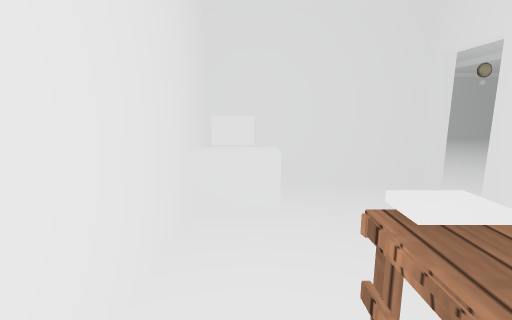
[1] (above)

22 first-person views from a walk through a Unity game level. The camera is 1.3 m above the floor, tilts 10° down and sees 85° across. The floor is counted in squares, 1 m on a side. Each view is taken from the middle of a square. On the plan, view 1 faces up. The plan holds only what a view shows up to about 13 squares ahead; the rest is blank. The player is left out. Door leaves are left out, so doorways stand open. Some surface patterns are stand-ins.

[2]
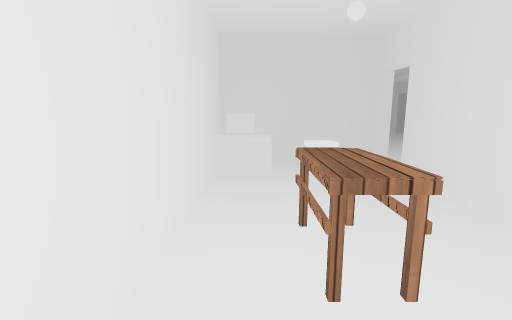

[3]
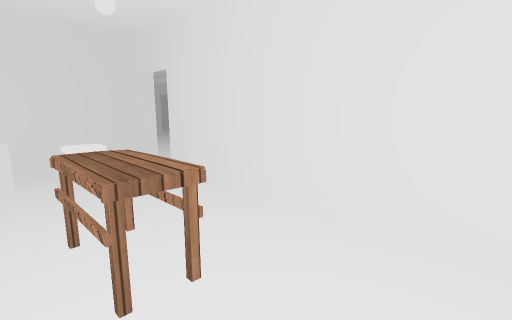

[4]
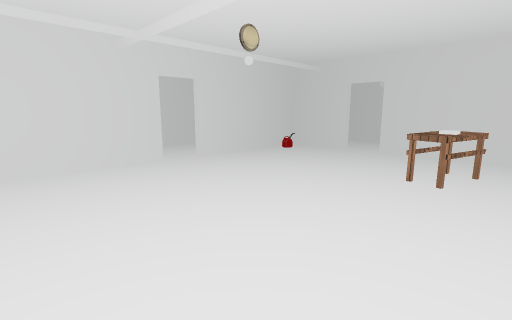

[5]
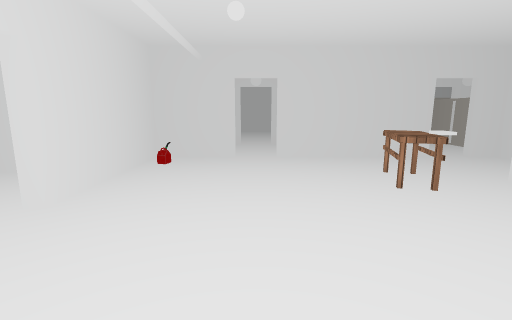

[6]
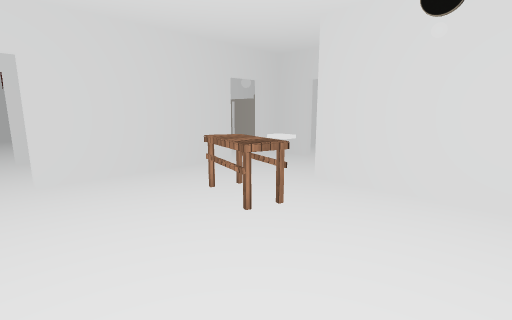

[7]
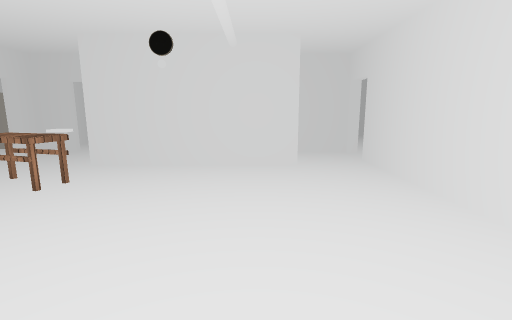

[8]
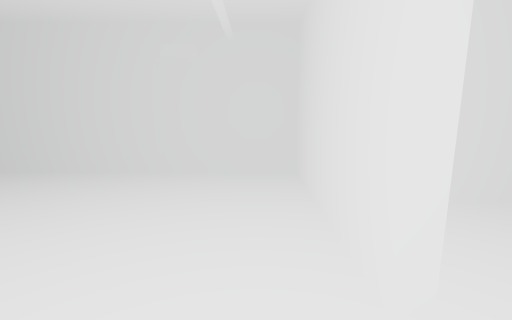

[9]
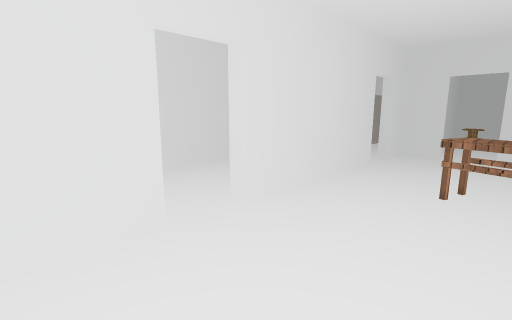

[10]
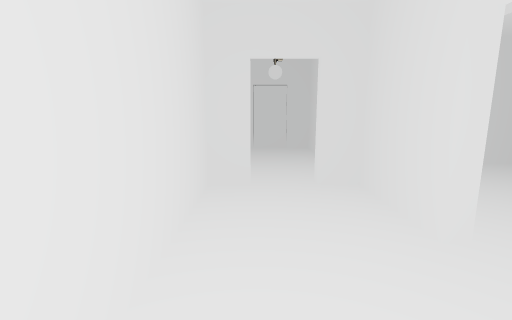

[11]
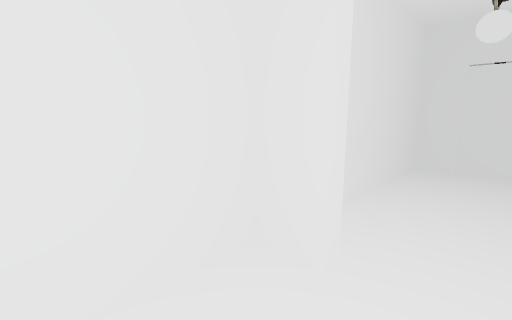

[12]
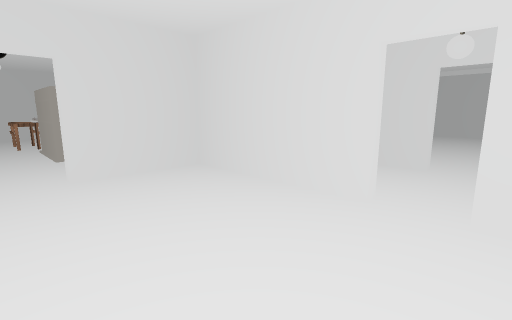

[13]
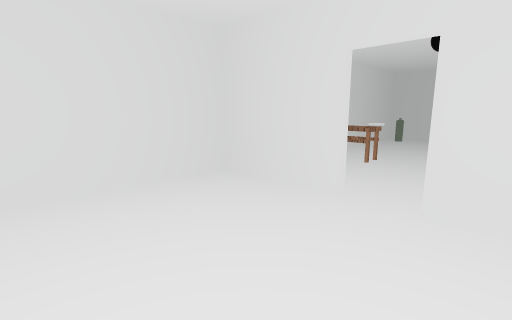

[14]
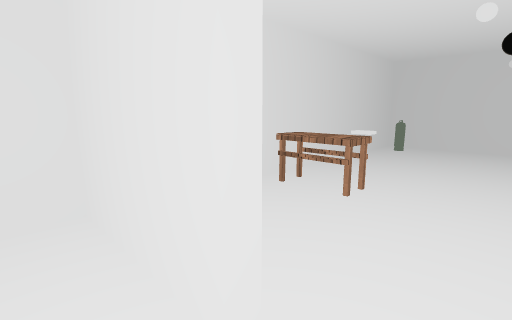

[15]
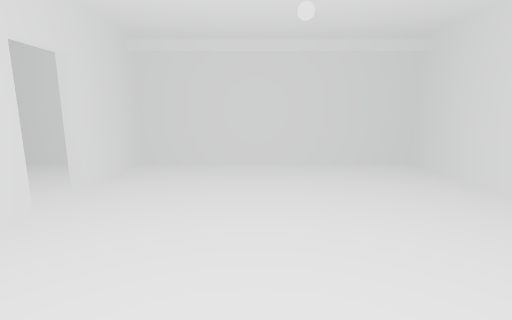

[16]
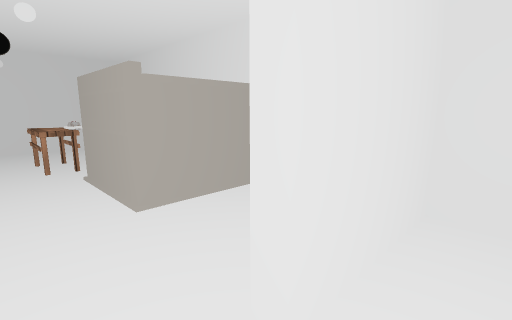

[17]
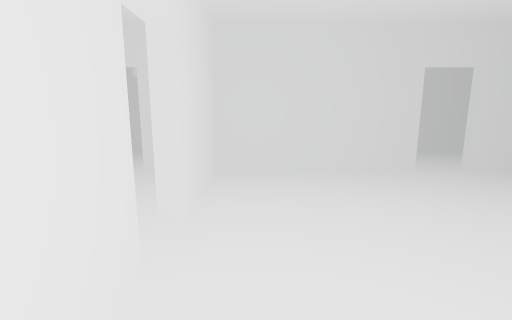

[18]
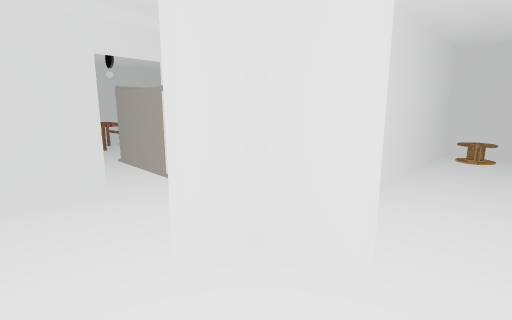

[19]
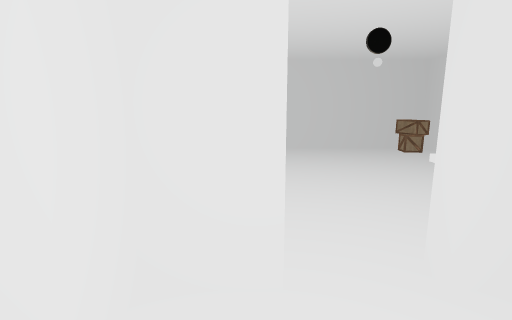

[20]
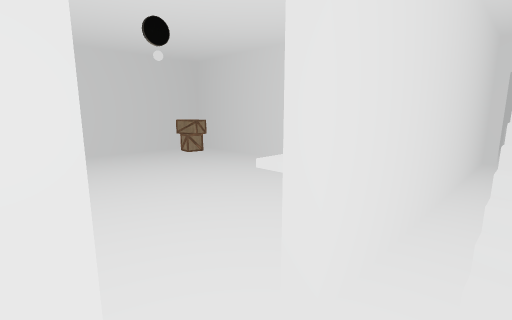

[21]
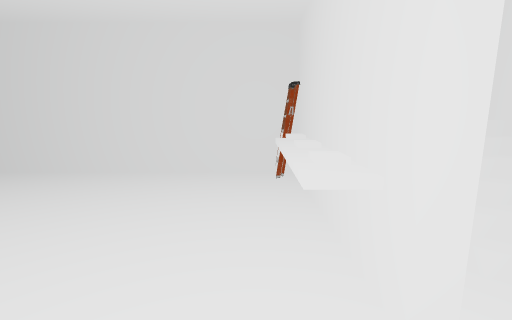

[22]
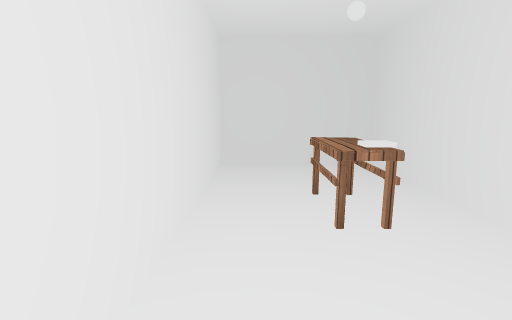

### Floor plan
Points are (right, up) in squares from view 1. A wall is a line through its corners. A room is listed if a view was taken in it or the views show most of it. See-through windows are left out.
Room 1 (views 1, 2, 3, 22)
walls: (2.9, 4.8) (-0.8, 4.8) (-0.8, -2.8) (2.9, -2.8) (2.9, 3.4)
ways out: open door at (3, 4) to room 2
objects: other object (0, 3) to (0, 4); other object (1, 0)
Room 2 (views 4, 5, 6, 7, 8, 9, 18, 19, 20)
walls: (5.6, 5.4) (10, 5.4); (7.4, 12.8) (3.1, 12.8) (3.1, 4.6); (12.8, 10.6) (12.8, 12.8) (8.6, 12.8); (12.8, 5) (12.8, 9.4); (11.8, 3.2) (12.8, 3.2) (12.8, 3.9); (3.1, 3.2) (10.6, 3.2)
ways out: open door at (3, 4) to room 1; open door at (8, 13) to room 3; open door at (11.5, 3) to room 5; open door at (13, 10) to room 6; open door at (13, 4.5)
objects: other object (10, 7) to (11, 8)
Room 3 (views 10, 11)
walls: (8.6, 13.1) (10.9, 13.1) (10.9, 13.9); (10.9, 15.1) (10.9, 15.8) (6.8, 15.8); (5.2, 15.8) (5.2, 14.8)
ways out: open door at (8, 13) to room 2; open door at (11, 14.5) to room 7
Room 4 (views 12, 13, 14, 15, 16, 17)
walls: (16.1, 9.4) (16.1, 5.2) (18.9, 5.2); (20.1, 5.2) (22.8, 5.2) (22.8, 12.8) (16.1, 12.8) (16.1, 10.6)
ways out: open door at (16, 10) to room 6; open door at (19.5, 5)
Room 5 (view 21)
walls: (10.6, 2.9) (6.1, 2.9) (6.1, -4.8) (12.8, -4.8) (12.8, 1.4)
ways out: open door at (11.5, 3) to room 2
objects: other object (7, -4); other object (8, 2) to (10, 3)
Room 6 (no view inside)
walls: (13.1, 9.4) (13.1, 8.2); (15.8, 10.6) (15.8, 12); (14.4, 12.8) (13.1, 12.8) (13.1, 11.1); (15.8, 7.1) (15.8, 9.4)
ways out: open door at (13, 10) to room 2; open door at (16, 10) to room 4
Room 7 (no view inside)
walls: (14.6, 13.1) (15.8, 13.1) (15.8, 15.8) (12.5, 15.8)
ways out: open door at (11, 14.5) to room 3

Positions as (right, up) in squares from view 1, and headings:
1: (0, 0), facing up
2: (0, -2), facing up
3: (0, -2), facing up-right
4: (4, 6), facing up-right
5: (5, 10), facing right
6: (7, 10), facing down-right
7: (6, 12), facing down
8: (9, 12), facing left
9: (10, 12), facing down-right
10: (6, 15), facing right
11: (9, 14), facing up-right
12: (20, 11), facing down-left
13: (18, 9), facing down-right
14: (19, 6), facing down-right
15: (19, 6), facing up
16: (20, 6), facing down-left
17: (22, 6), facing left
18: (11, 5), facing down-right
19: (12, 5), facing down
20: (12, 4), facing down-left
21: (12, 2), facing left
22: (2, 4), facing down
